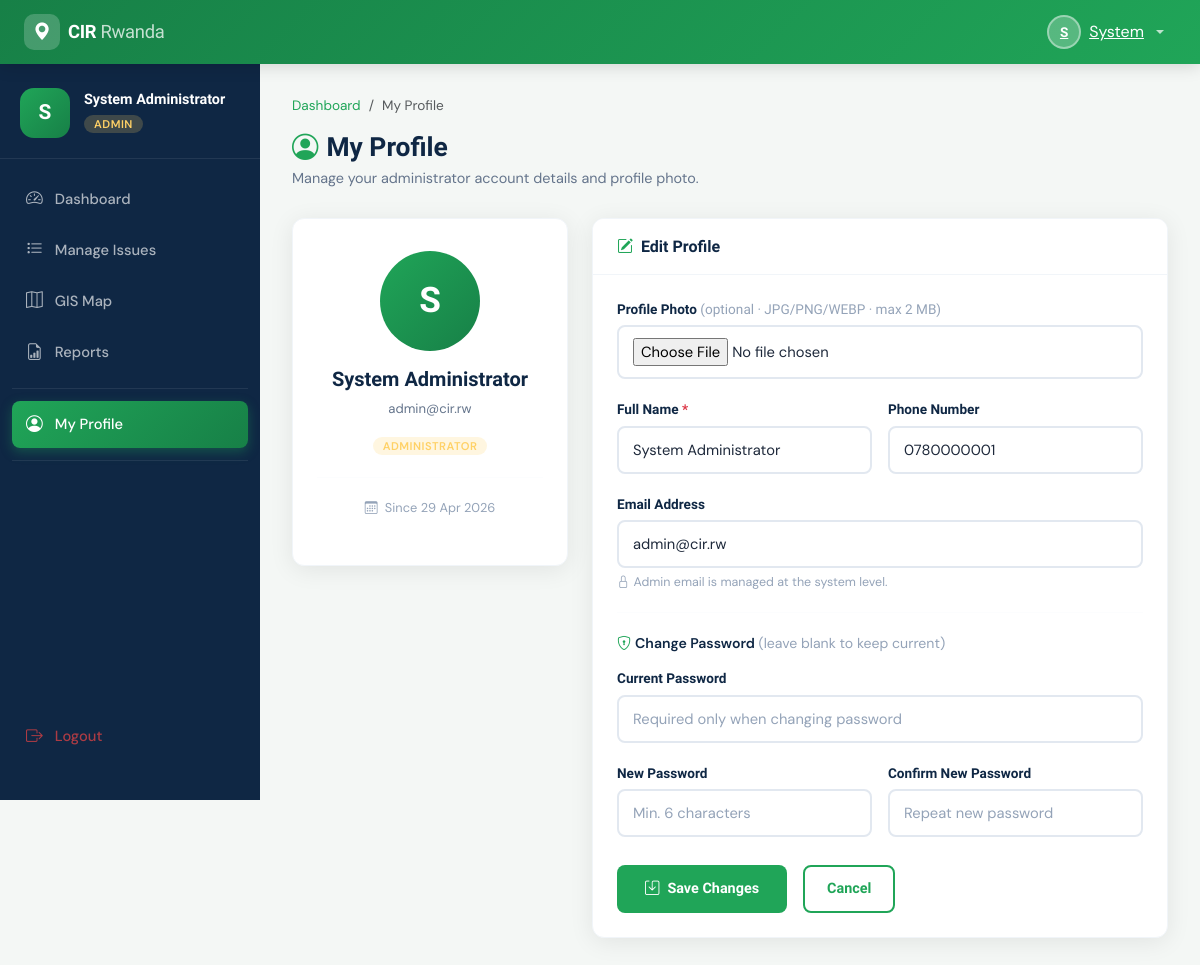
Screenshot of /pages/admin/profile.php (signed in) with the database file from the repository.
### tables this page shows
CREATE TABLE IF NOT EXISTS users (
    id INT AUTO_INCREMENT PRIMARY KEY,
    full_name VARCHAR(150) NOT NULL,
    email VARCHAR(150) NOT NULL UNIQUE,
    password VARCHAR(255) NOT NULL,
    phone VARCHAR(20),
    role ENUM('citizen', 'admin') NOT NULL DEFAULT 'citizen',
    profile_image VARCHAR(255) DEFAULT NULL,
    is_active TINYINT(1) NOT NULL DEFAULT 1,
    created_at TIMESTAMP DEFAULT CURRENT_TIMESTAMP
);

### pages/admin/profile.php (the view, shortened to what this page needs)
<?php
require_once __DIR__ . '/../../includes/header.php';
require_once __DIR__ . '/../../includes/profile_helper.php';
$db     = getDB();
$userId = $_SESSION['user_id'];
$stmt = $db->prepare("SELECT id, full_name, email, phone, profile_image, created_at FROM users WHERE id = ?");
$stmt->execute([$userId]);
$user = $stmt->fetch();
?>
<?php require_once __DIR__ . '/../../includes/navbar.php'; ?>
<div class="main-wrapper">
<div class="main-content">
    <nav aria-label="breadcrumb" class="mb-3">
        <ol class="breadcrumb" style="font-size:0.85rem;">
            <li class="breadcrumb-item"><a href="<?= BASE_URL ?>/pages/admin/dashboard.php" class="text-green">Dashboard</a></li>
            <li class="breadcrumb-item active">My Profile</li>
        </ol>
    </nav>
    <div class="page-header">
        <h1><i class="bi bi-person-circle me-2 text-green"></i>My Profile</h1>
        <p>Manage your administrator account details and profile photo.</p>
    </div>
    <div class="row g-4">
        <div class="col-lg-4">
            <div class="cir-card text-center">
                <div class="cir-card-body" style="padding:32px 24px;">
                    <div style="display:flex;justify-content:center;margin-bottom:16px;">
                        <?= avatarHtml($user['full_name'], $user['profile_image'], '100px', '2.2rem') ?>
                    </div>
                    <h5 class="fw-bold" style="color:var(--cir-navy);"><?= htmlspecialchars($user['full_name']) ?></h5>
                    <p style="font-size:0.82rem;color:#64748b;"><?= htmlspecialchars($user['email']) ?></p>
                    <span class="sidebar-role-badge admin-badge">Administrator</span>
                    <hr style="border-color:#f1f5f9;margin:20px 0;" />
                    <p style="font-size:0.8rem;color:#94a3b8;">
                        <i class="bi bi-calendar3 me-1"></i>
                        Since <?= date('d M Y', strtotime($user['created_at'])) ?>
                    </p>
                </div>
            </div>
        </div>
        <div class="col-lg-8">
            <div class="cir-card">
                <div class="cir-card-header"><h5><i class="bi bi-pencil-square me-2 text-green"></i>Edit Profile</h5></div>
                <div class="cir-card-body">
                    <form method="POST" enctype="multipart/form-data">
                        <div class="form-row">
                            <label class="cir-form-label">Profile Photo <span style="color:#94a3b8;font-weight:400;">(optional · JPG/PNG/WEBP · max 2 MB)</span></label>
                            <input type="file" name="profile_image" id="profileImageInput"
                                   class="cir-form-control" accept="image/jpeg,image/png,image/webp" />
                        </div>
                        <div class="row g-3">
                            <div class="col-md-6 form-row">
                                <label class="cir-form-label">Full Name <span class="text-danger">*</span></label>
                                <input type="text" name="full_name" class="cir-form-control"
                                       value="<?= htmlspecialchars($user['full_name']) ?>" required />
                            </div>
                            <div class="col-md-6 form-row">
                                <label class="cir-form-label">Phone Number</label>
                                <input type="tel" name="phone" class="cir-form-control"
                                       value="<?= htmlspecialchars($user['phone'] ?? '') ?>"
                                       placeholder="078 xxxxxxx" />
                            </div>
                        </div>
                        <div class="form-row">
                            <label class="cir-form-label">Email Address</label>
                            <input type="email" class="cir-form-control"
                                   value="<?= htmlspecialchars($user['email']) ?>" disabled />
                            <p style="font-size:0.78rem;color:#94a3b8;margin-top:5px;">
                                <i class="bi bi-lock me-1"></i>Admin email is managed at the system level.
                            </p>
                        </div>
                        <hr style="border-color:#f1f5f9;margin:8px 0 20px;" />
                        <p class="fw-semibold" style="font-size:0.88rem;color:var(--cir-navy);margin-bottom:14px;">
                            <i class="bi bi-shield-lock me-1 text-green"></i>Change Password
                            <span style="font-weight:400;color:#94a3b8;">(leave blank to keep current)</span>
                        </p>
                        <div class="form-row">
                            <label class="cir-form-label">Current Password</label>
                            <input type="password" name="current_password" class="cir-form-control"
                                   placeholder="Required only when changing password" />
                        </div>
                        <div class="row g-3">
                            <div class="col-md-6 form-row">
                                <label class="cir-form-label">New Password</label>
                                <input type="password" name="new_password" class="cir-form-control"
                                       placeholder="Min. 6 characters" />
                            </div>
                            <div class="col-md-6 form-row">
                                <label class="cir-form-label">Confirm New Password</label>
                                <input type="password" name="confirm_password" class="cir-form-control"
                                       placeholder="Repeat new password" />
                            </div>
                        </div>
                        <div class="d-flex gap-3 mt-2">
                            <button type="submit" class="btn-cir-primary" style="padding:12px 28px;">
                                <i class="bi bi-save"></i> Save Changes
                            </button>
                            <a href="<?= BASE_URL ?>/pages/admin/dashboard.php" class="btn-cir-outline" style="padding:11px 22px;">
                                Cancel
                            </a>
                        </div>
                    </form>
                </div>
            </div>
        </div>
    </div>
</div>
</div>
<?php require_once __DIR__ . '/../../includes/footer.php'; ?>

### includes/profile_helper.php (shortened to what this page needs)
<?php
function avatarHtml(string $name, ?string $imagePath, string $size = '80px', string $fontSize = '1.8rem'): string
{
    $initial = strtoupper(substr($name, 0, 1));
    return "<div style=\"width:{$size};height:{$size};border-radius:50%;background:linear-gradient(135deg,var(--cir-green),var(--cir-green-dark));
        display:flex;align-items:center;justify-content:center;font-family:'Sora',sans-serif;
        font-weight:800;font-size:{$fontSize};color:#fff;\">{$initial}</div>";
}

### assets/css/style.css (style rules this page uses)
:root { --cir-green: #20a558; --cir-green-dark: #178047; --cir-green-light: #e8f7f0; --cir-navy: #0f2744; --cir-navy-mid: #1a3a5c; --cir-accent: #ffd166; --cir-red: #ef4444; --cir-orange: #f59e0b; --cir-blue: #3b82f6; --sidebar-w: 260px; --navbar-h: 64px; --radius: 12px; --radius-sm: 8px; --shadow: 0 4px 24px rgba(0,0,0,.08); --shadow-md: 0 8px 32px rgba(0,0,0,.12); --transition: all .2s ease; }
*, *::before, *::after { box-sizing: border-box; }
body { font-family: 'DM Sans', sans-serif; font-size: 0.95rem; background: #f4f7f5; color: #1e293b; margin: 0; }
h1, h2, h3, h4, h5, h6, .sora { font-family: 'Sora', sans-serif; }
a { text-decoration: none; color: inherit; }
.sidebar-role-badge { font-size: 0.7rem; padding: 2px 10px; border-radius: 20px; font-weight: 600; letter-spacing: .5px; text-transform: uppercase; }
.admin-badge { background: rgba(255,209,102,.2); color: var(--cir-accent); }
.main-wrapper { margin-left: var(--sidebar-w); margin-top: var(--navbar-h); min-height: calc(100vh - var(--navbar-h)); transition: margin-left .25s ease; }
.main-content { padding: 32px; }
.page-header { margin-bottom: 28px; }
.page-header h1 { font-size: 1.65rem; font-weight: 800; color: var(--cir-navy); margin: 0 0 4px; }
.page-header p { color: #64748b; margin: 0; font-size: 0.9rem; }
.cir-card { background: #fff; border-radius: var(--radius); box-shadow: var(--shadow); border: 1px solid #f1f5f9; overflow: hidden; }
.cir-card-header { padding: 18px 24px; border-bottom: 1px solid #f1f5f9; display: flex; align-items: center; justify-content: space-between; background: #fff; }
.cir-card-header h5 { font-family: 'Sora', sans-serif; font-weight: 700; font-size: 1rem; margin: 0; color: var(--cir-navy); }
.cir-card-body { padding: 24px; }
.btn-cir-primary { background: var(--cir-green); color: #fff; border: none; padding: 10px 22px; border-radius: var(--radius-sm); font-family: 'Sora', sans-serif; font-weight: 600; font-size: 0.9rem; cursor: pointer; transition: var(--transition); display: inline-flex; align-items: center; gap: 8px; }
.btn-cir-outline { background: transparent; color: var(--cir-green); border: 2px solid var(--cir-green); padding: 9px 20px; border-radius: var(--radius-sm); font-family: 'Sora', sans-serif; font-weight: 600; font-size: 0.9rem; cursor: pointer; transition: var(--transition); display: inline-flex; align-items: center; gap: 8px; }
.cir-form-label { font-family: 'Sora', sans-serif; font-weight: 600; font-size: 0.85rem; color: var(--cir-navy); margin-bottom: 6px; display: block; }
.cir-form-control { width: 100%; padding: 11px 14px; border: 2px solid #e2e8f0; border-radius: var(--radius-sm); font-family: 'DM Sans', sans-serif; font-size: 0.92rem; color: #1e293b; background: #fff; transition: var(--transition); outline: none; }
.cir-form-control::placeholder { color: #94a3b8; }
.form-row { margin-bottom: 20px; }
.text-green { color: var(--cir-green) !important; }

### rows the page displays
users: full_name "S", full_name "System Administrator", email "admin@cir.rw", created_at "29 Apr 2026", phone "0780000001"

### other values shown
substr($userName, 0, 1) "S"
explode(' ', $userName)[0] "System"
$userName "System Administrator"
$role "ADMIN"
